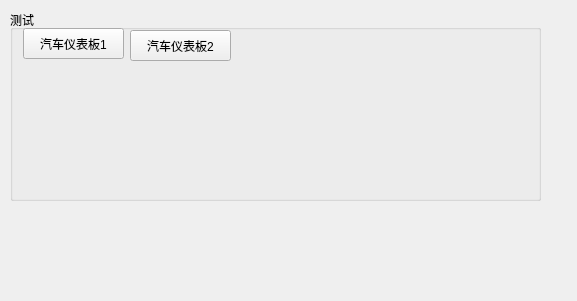
<?xml version="1.0" encoding="UTF-8"?>
<ui version="4.0">
 <class>LQExampleWidget</class>
 <widget class="QWidget" name="LQExampleWidget">
  <property name="geometry">
   <rect>
    <x>0</x>
    <y>0</y>
    <width>577</width>
    <height>301</height>
   </rect>
  </property>
  <property name="windowTitle">
   <string>Form</string>
  </property>
  <widget class="QGroupBox" name="groupBox">
   <property name="geometry">
    <rect>
     <x>10</x>
     <y>10</y>
     <width>531</width>
     <height>191</height>
    </rect>
   </property>
   <property name="title">
    <string>测试</string>
   </property>
   <widget class="QPushButton" name="pushButton">
    <property name="geometry">
     <rect>
      <x>13</x>
      <y>18</y>
      <width>101</width>
      <height>31</height>
     </rect>
    </property>
    <property name="text">
     <string>汽车仪表板1</string>
    </property>
   </widget>
   <widget class="QPushButton" name="pushButton_2">
    <property name="geometry">
     <rect>
      <x>120</x>
      <y>20</y>
      <width>101</width>
      <height>31</height>
     </rect>
    </property>
    <property name="text">
     <string>汽车仪表板2</string>
    </property>
   </widget>
  </widget>
 </widget>
 <resources/>
 <connections/>
</ui>
